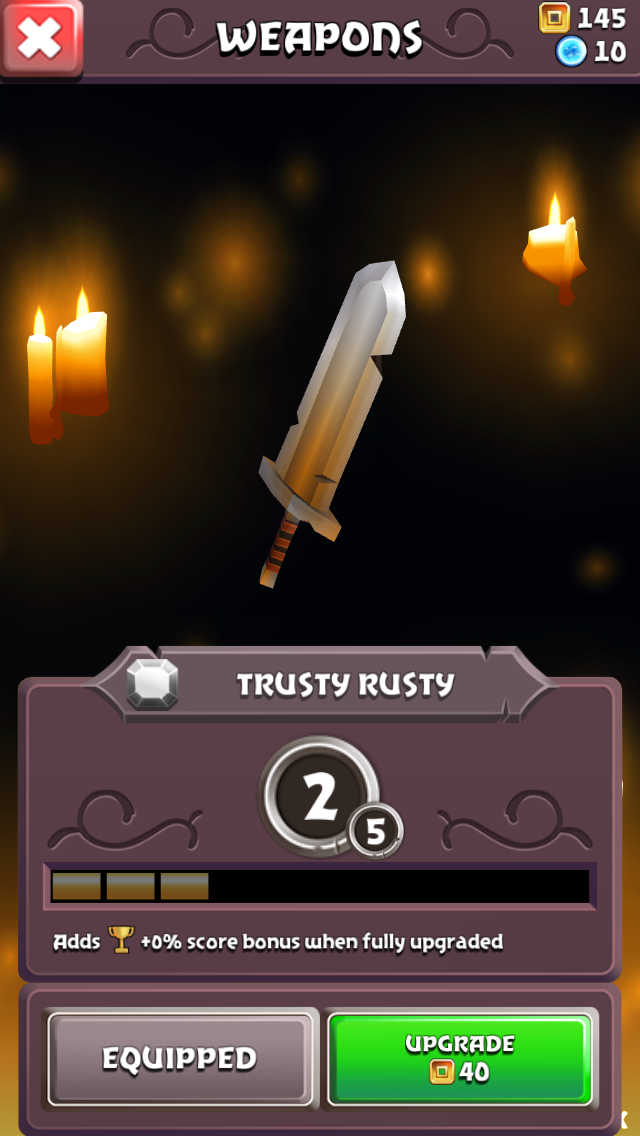
#> input picture large/IMG_1142.PNG, 640 x 1136 px; its folder holds only this picture in this run
$ python resize.py   (older library calls are emulated)
#> lines starting #> are read from the running program, lines starting #| are printed output that depends on the picture
#!/usr/bin/env python

import os
import shutil
import glob
from PIL import Image

current_dir = os.getcwd()
large_dir = current_dir + "/large"
small_dir = current_dir + "/small"

image_paths = glob.glob(large_dir + "/*.PNG")

shutil.rmtree(small_dir, ignore_errors=True)
os.mkdir(small_dir)

for image_path in image_paths:
  filename = os.path.basename(image_path)
  img = Image.open(image_path)
#> img is the input picture: PIL image 640x1136 RGB; mean R, G, B 69, 56.1, 46.5
  new_size = img.size[0]/2, img.size[1]/2
#> new_size = (320, 568)
  img.thumbnail(new_size, Image.ANTIALIAS)
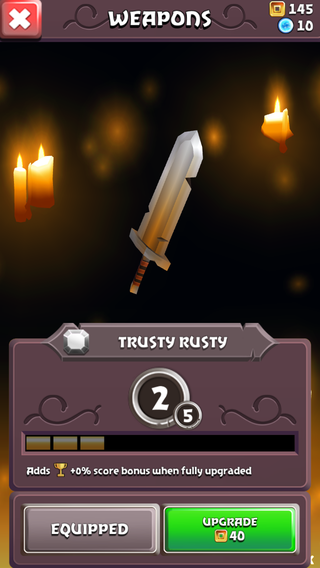
#> img: PIL image 320x568 RGB; mean R, G, B 68.9, 56, 46.5
  img.save(small_dir + "/" + filename)
